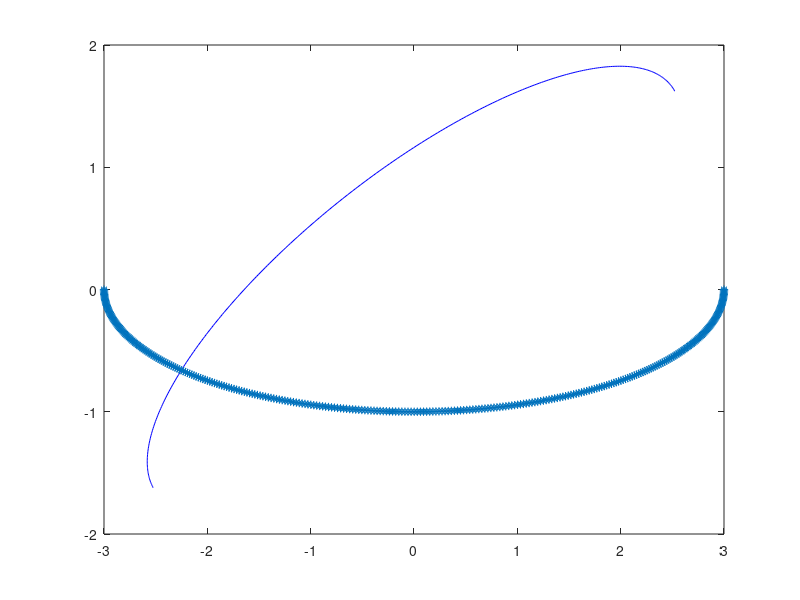

This chart was generated by the following MATLAB code:
clear all;clc;close all;
theta = [-pi:0.01:0]
x = 3 * cos(theta);
y = 1 * sin(theta);
rot = [sin(1) cos(1); cos(1) -sin(1)];
p = [x' y'];
p1 = p * rot;
point_cov = cov(p1(:,1), p1(:,2));
[v, d] = eig(point_cov);
v = v * [0 1; 1 0];
p2 = p1 * v;
plot(x, y,'r',p1(:,1), p1(:,2), 'b',p2(:,1), p2(:,2), '*');
